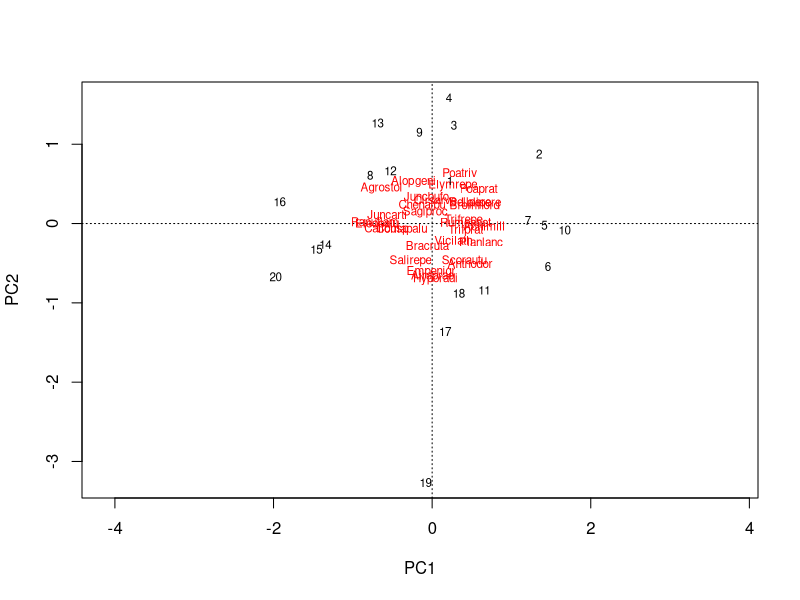
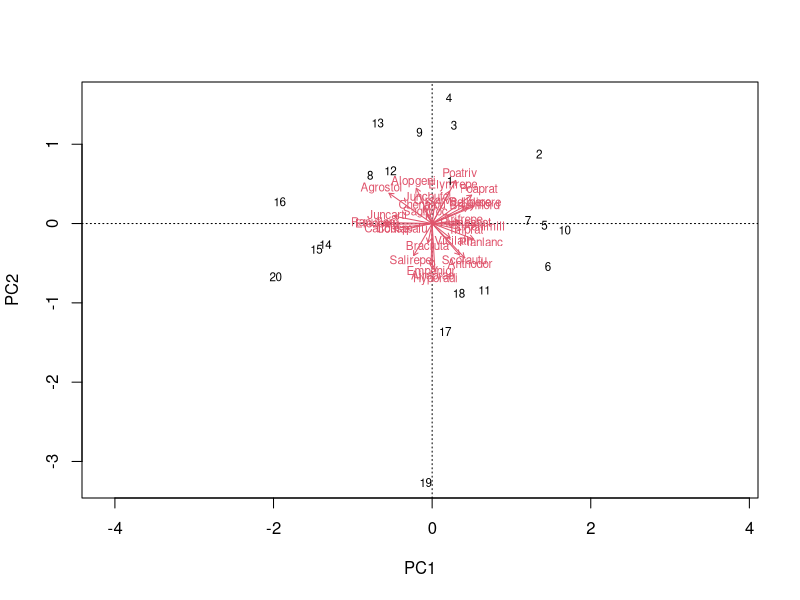

These figures' R source, in order: (Note: this script raises an error after producing the figures.)
## ---- chunk 1
# number 1 pca and NMDS
library(vegan)
data(dune)
data(dune.env)
?dune
dune


dune_pca = rda(dune, scale=TRUE)
dune_pca
str(dune_pca)
dune_pca$
dune_pca$tot.chi
dune_pca$CA$eig
sum(dune_pca$CA$eig)
round(dune_pca$CA$eig / dune_pca$tot.chi, 2)
plot(dune_pca)
biplot(dune_pca)
cleanplot.pca(dune_pca)

ordiplot(dune_pca, display = 'sp')
orditorp(dune_pca, display = 'sp')

dune_mds <- metaMDS(dune)
plot(dune_mds)

plot(dune_mds, type='n')
 text(dune_mds, 'sp', cex=.5)
 # generate vector of colors 
 color_vect = rev(terrain.colors(6))[-1]
 points(dune_mds, 'sites', pch=19, 
        col=color_vect[dune.env$Moisture])
 legend('topright', paste("Moisture =", 1:5, sep=''), 
        col=color_vect, pch=19)
 
 # RDA number 2
 rda_dune <- rda(dune, dune.env)
 rda_dune

 RsquareAdj(rda_dune)
 
 plot(rda_dune, type='n', scaling=1)
orditorp(rda_dune, display='sp', cex=0.5, scaling=1, col='blue')
text(rda_dune, display='cn', col='red')

dune.env$Use
dune.env$Use <- factor(dune.env$Use, levels = c(Hayfield,Haypastu,Pasture), ordered = FALSE)

dune.env$A1
dune.env$Moisture <- factor(dune.env$Moisture, levels = c(1,2,4,5), ordered = FALSE)
dune.env$Moisture

dune.env$Management
dune.env$Manure

cca_dune <- cca(dune ~ ., data = dune.env)
cca_dune
RsquareAdj(cca_dune, 100)
anova(cca_dune, permutations = 999)
anova(cca_dune, by='margin', permutations = 999)
plot(cca_dune, type='n', scaling=1)
orditorp(cca_dune, display='sp', cex=0.5, scaling=1, col='blue')
text(cca_dune, display='bp', col='red')
